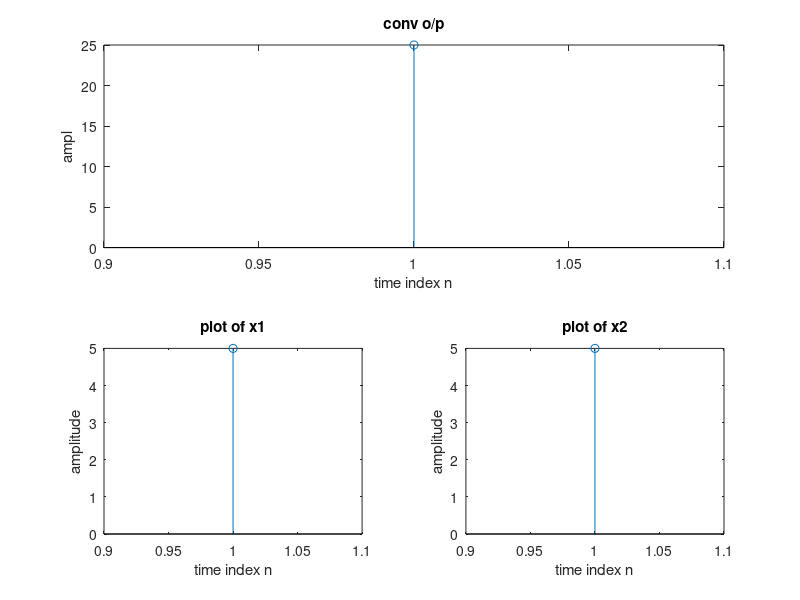

The MATLAB source for this figure:
%main part of computation
x1=input('enter first sequence');
x2=input('enter second sequence');
y=conv(x1,x2);
disp('linear conv of x1 and x2 is y=');
disp(y);

%graphical display part
subplot(2,1,1);
stem(y);
xlabel('time index n');
ylabel('ampl');
title('conv o/p');

subplot(2,2,3);
stem(x1);
xlabel('time index n');
ylabel('amplitude');
title('plot of x1');

subplot(2,2,4);
stem(x2);
xlabel('time index n');
ylabel('amplitude');
title('plot of x2');